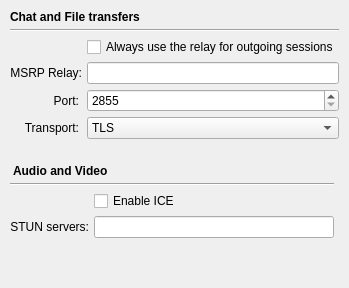
          <widget class="QWidget" name="network_tab">
           <attribute name="title">
            <string>NAT Traversal</string>
           </attribute>
           <layout class="QGridLayout" name="gridLayout_7">
            <property name="leftMargin">
             <number>10</number>
            </property>
            <property name="topMargin">
             <number>10</number>
            </property>
            <property name="rightMargin">
             <number>10</number>
            </property>
            <property name="bottomMargin">
             <number>10</number>
            </property>
            <property name="spacing">
             <number>5</number>
            </property>
            <item row="0" column="0">
             <widget class="QWidget" name="widget_2" native="true">
              <layout class="QGridLayout" name="gridLayout_9">
               <property name="leftMargin">
                <number>0</number>
               </property>
               <property name="topMargin">
                <number>0</number>
               </property>
               <property name="rightMargin">
                <number>0</number>
               </property>
               <property name="bottomMargin">
                <number>0</number>
               </property>
               <property name="spacing">
                <number>5</number>
               </property>
               <item row="5" column="0">
                <widget class="QLabel" name="msrp_relay_label">
                 <property name="text">
                  <string>MSRP Relay:</string>
                 </property>
                 <property name="alignment">
                  <set>Qt::AlignRight|Qt::AlignTrailing|Qt::AlignVCenter</set>
                 </property>
                </widget>
               </item>
               <item row="7" column="1">
                <widget class="QSpinBox" name="msrp_relay_port">
                 <property name="sizePolicy">
                  <sizepolicy hsizetype="Expanding" vsizetype="Fixed">
                   <horstretch>0</horstretch>
                   <verstretch>0</verstretch>
                  </sizepolicy>
                 </property>
                 <property name="specialValueText">
                  <string>2855</string>
                 </property>
                 <property name="minimum">
                  <number>0</number>
                 </property>
                 <property name="maximum">
                  <number>65535</number>
                 </property>
                 <property name="value">
                  <number>0</number>
                 </property>
                </widget>
               </item>
               <item row="3" column="1">
                <widget class="QCheckBox" name="always_use_my_msrp_relay_button">
                 <property name="toolTip">
                  <string>Normally the realy is used only for incoming sessions</string>
                 </property>
                 <property name="toolTipDuration">
                  <number>5</number>
                 </property>
                 <property name="text">
                  <string>Always use the relay for outgoing sessions</string>
                 </property>
                </widget>
               </item>
               <item row="5" column="1">
                <widget class="LineEdit" name="msrp_relay_host_editor">
                 <property name="sizePolicy">
                  <sizepolicy hsizetype="Expanding" vsizetype="Fixed">
                   <horstretch>0</horstretch>
                   <verstretch>0</verstretch>
                  </sizepolicy>
                 </property>
                 <property name="text">
                  <string/>
                 </property>
                 <property name="inactiveText" stdset="0">
                  <string>Relay address is learned from DNS</string>
                 </property>
                 <property name="widgetSpacing" stdset="0">
                  <number>0</number>
                 </property>
                </widget>
               </item>
               <item row="9" column="1">
                <widget class="QComboBox" name="msrp_relay_transport_button">
                 <property name="sizePolicy">
                  <sizepolicy hsizetype="Expanding" vsizetype="Preferred">
                   <horstretch>0</horstretch>
                   <verstretch>0</verstretch>
                  </sizepolicy>
                 </property>
                 <item>
                  <property name="text">
                   <string>TLS</string>
                  </property>
                 </item>
                 <item>
                  <property name="text">
                   <string>TCP</string>
                  </property>
                 </item>
                </widget>
               </item>
               <item row="9" column="0">
                <widget class="QLabel" name="msrp_relay_transport_label">
                 <property name="text">
                  <string>Transport:</string>
                 </property>
                 <property name="alignment">
                  <set>Qt::AlignRight|Qt::AlignTrailing|Qt::AlignVCenter</set>
                 </property>
                 <property name="indent">
                  <number>3</number>
                 </property>
                </widget>
               </item>
               <item row="7" column="0">
                <widget class="QLabel" name="msrp_relay_port_label">
                 <property name="text">
                  <string>Port:</string>
                 </property>
                 <property name="alignment">
                  <set>Qt::AlignRight|Qt::AlignTrailing|Qt::AlignVCenter</set>
                 </property>
                 <property name="indent">
                  <number>3</number>
                 </property>
                </widget>
               </item>
               <item row="1" column="0" colspan="2">
                <widget class="QLabel" name="msrp_label">
                 <property name="font">
                  <font>
                   <weight>75</weight>
                   <bold>true</bold>
                  </font>
                 </property>
                 <property name="styleSheet">
                  <string notr="true"/>
                 </property>
                 <property name="text">
                  <string>Chat and File transfers</string>
                 </property>
                </widget>
               </item>
               <item row="2" column="0" colspan="2">
                <widget class="Line" name="msrp_line">
                 <property name="orientation">
                  <enum>Qt::Horizontal</enum>
                 </property>
                </widget>
               </item>
              </layout>
             </widget>
            </item>
            <item row="4" column="0">
             <spacer name="verticalSpacer_6">
              <property name="orientation">
               <enum>Qt::Vertical</enum>
              </property>
              <property name="sizeHint" stdset="0">
               <size>
                <width>20</width>
                <height>40</height>
               </size>
              </property>
             </spacer>
            </item>
            <item row="3" column="0">
             <widget class="QWidget" name="widget" native="true">
              <layout class="QGridLayout" name="gridLayout_8">
               <property name="leftMargin">
                <number>0</number>
               </property>
               <property name="topMargin">
                <number>0</number>
               </property>
               <property name="rightMargin">
                <number>0</number>
               </property>
               <property name="bottomMargin">
                <number>0</number>
               </property>
               <property name="spacing">
                <number>5</number>
               </property>
               <item row="4" column="0">
                <widget class="QLabel" name="stun_label">
                 <property name="sizePolicy">
                  <sizepolicy hsizetype="Preferred" vsizetype="Preferred">
                   <horstretch>0</horstretch>
                   <verstretch>0</verstretch>
                  </sizepolicy>
                 </property>
                 <property name="text">
                  <string>STUN servers:</string>
                 </property>
                 <property name="alignment">
                  <set>Qt::AlignRight|Qt::AlignTrailing|Qt::AlignVCenter</set>
                 </property>
                </widget>
               </item>
               <item row="3" column="1">
                <widget class="QCheckBox" name="use_ice_button">
                 <property name="text">
                  <string>Enable ICE</string>
                 </property>
                </widget>
               </item>
               <item row="4" column="1">
                <widget class="QLineEdit" name="stun_server_list_editor">
                 <property name="sizePolicy">
                  <sizepolicy hsizetype="Expanding" vsizetype="Fixed">
                   <horstretch>0</horstretch>
                   <verstretch>0</verstretch>
                  </sizepolicy>
                 </property>
                 <property name="toolTip">
                  <string>server1.com:3566, server2.com:3456</string>
                 </property>
                </widget>
               </item>
               <item row="0" column="0" rowspan="2" colspan="3">
                <widget class="QLabel" name="rtp_label">
                 <property name="font">
                  <font>
                   <weight>75</weight>
                   <bold>true</bold>
                  </font>
                 </property>
                 <property name="styleSheet">
                  <string notr="true">margin-top: 20px;</string>
                 </property>
                 <property name="text">
                  <string>Audio and Video</string>
                 </property>
                </widget>
               </item>
               <item row="2" column="0" colspan="2">
                <widget class="Line" name="rtp_line">
                 <property name="orientation">
                  <enum>Qt::Horizontal</enum>
                 </property>
                </widget>
               </item>
              </layout>
             </widget>
            </item>
           </layout>
          </widget>
